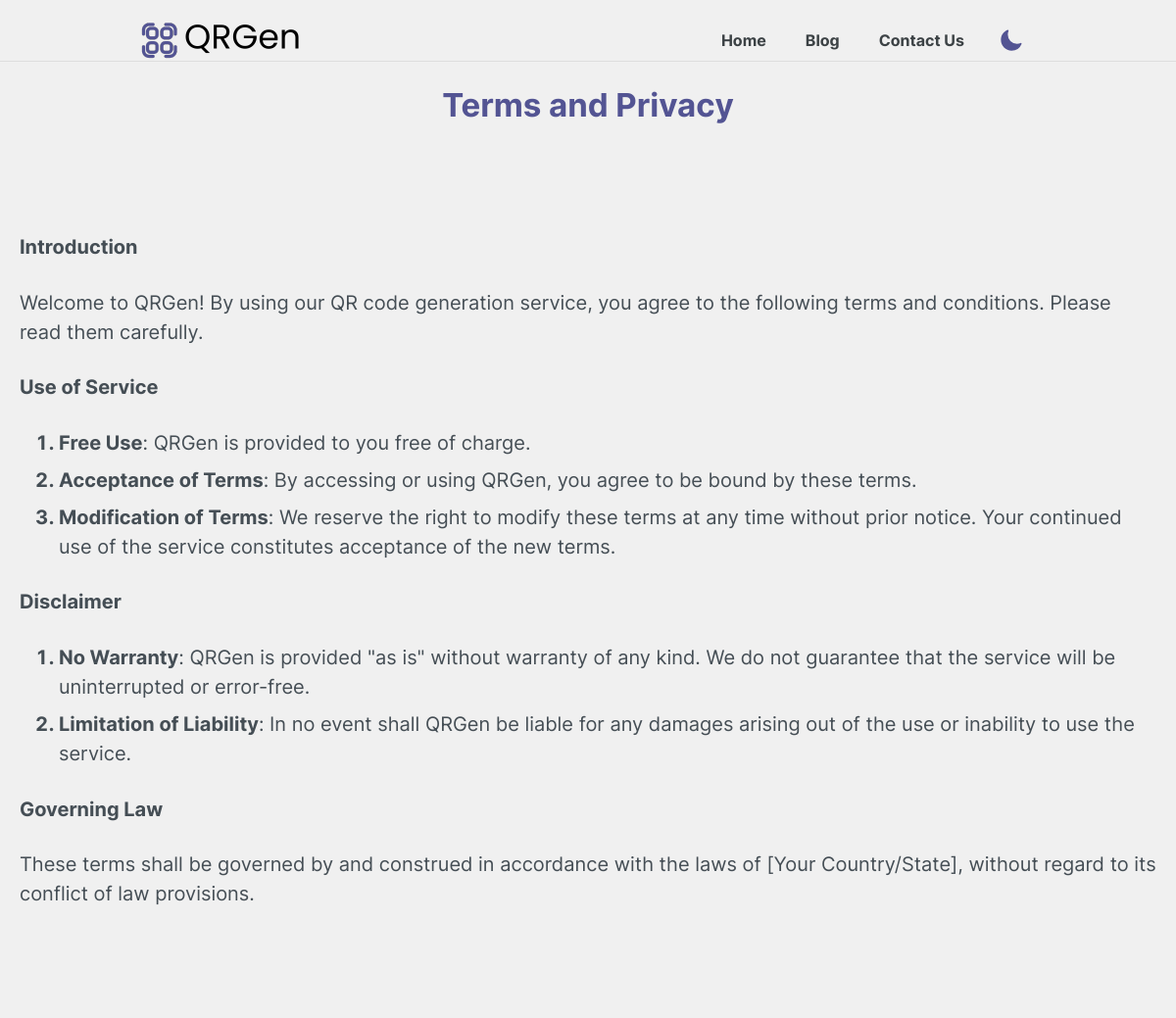
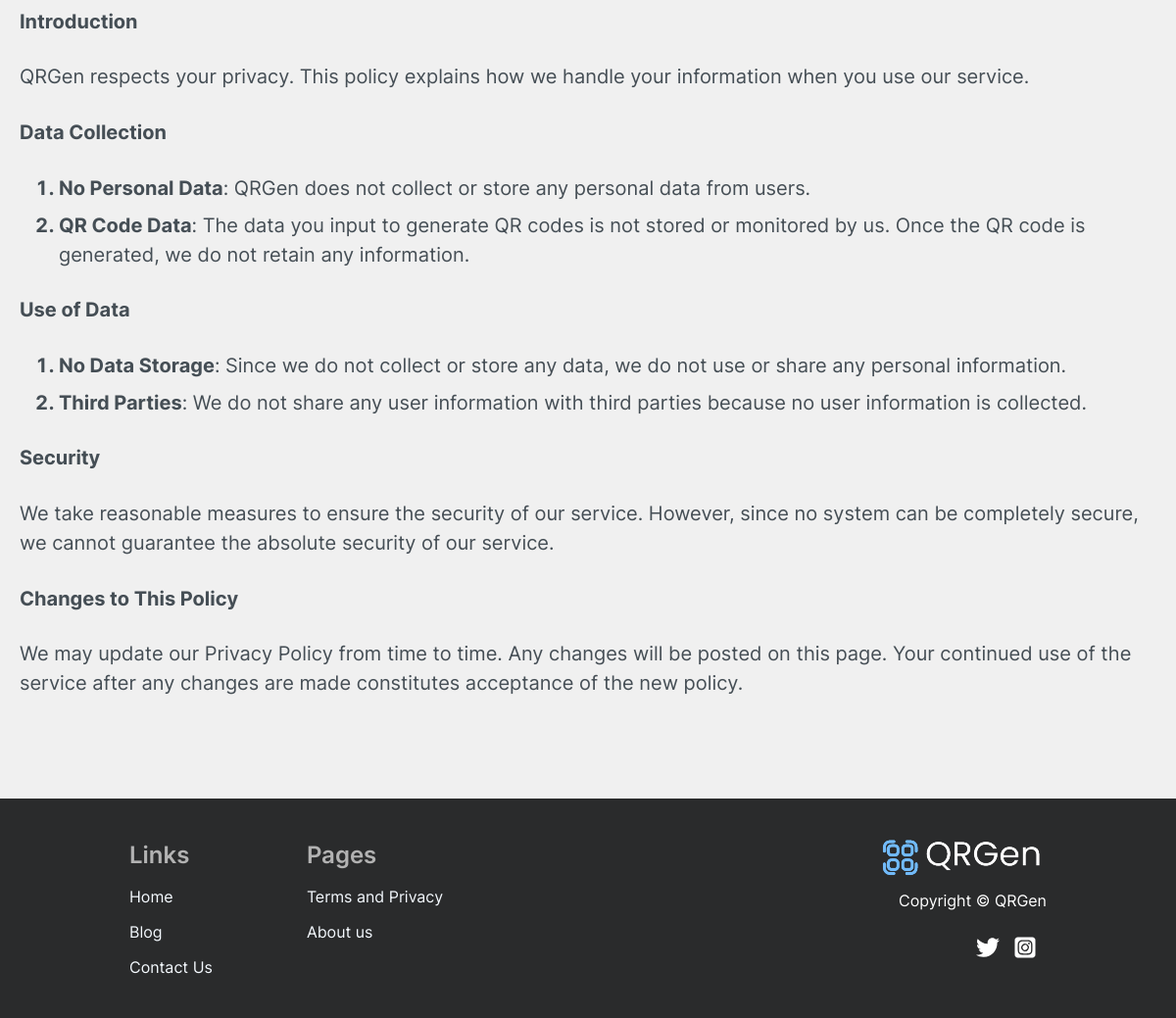
/page.php?id=18, run on the app's committed database (2 pictures, top to bottom).
### tables this page shows
CREATE TABLE `header_links` (
  `id` int NOT NULL,
  `title` varchar(100) NOT NULL,
  `url` varchar(255) NOT NULL,
  `enabled` tinyint(1) NOT NULL DEFAULT '1'
);

CREATE TABLE `pages` (
  `id` int NOT NULL,
  `title` varchar(255) NOT NULL,
  `content` text NOT NULL,
  `meta_description` varchar(500) DEFAULT NULL,
  `keywords` varchar(500) DEFAULT NULL,
  `include_header` tinyint(1) NOT NULL DEFAULT '0',
  `include_footer` tinyint(1) NOT NULL DEFAULT '0',
  `include_both` tinyint(1) NOT NULL DEFAULT '0'
);

CREATE TABLE `seo_metadata` (
  `id` int NOT NULL,
  `title` varchar(500) NOT NULL,
  `seo_description` varchar(500) DEFAULT NULL,
  `seo_keywords` varchar(500) DEFAULT NULL,
  `open_graph_title` varchar(500) DEFAULT NULL,
  `open_graph_description` varchar(500) DEFAULT NULL,
  `index_page_title` varchar(500) DEFAULT NULL,
  `index_page_lead_paragraph` text,
  `footer_content` text
);

CREATE TABLE `social_media` (
  `id` int NOT NULL,
  `name` varchar(100) NOT NULL,
  `icon_class` varchar(16000) NOT NULL,
  `link` varchar(255) NOT NULL
);

### page.php (the view, shortened to what this page needs)
<?php
function convertToEmbedLink($directLink)
{
  $matches = [];
  preg_match('/\/chat\/([a-zA-Z0-9\/]+)\/?/', $directLink, $matches);
  if (isset($matches[1])) {
    $embedLink = "https://embed.tawk.to/{$matches[1]}";
    return $embedLink;
  } else {
    return $directLink;
  }
}
$tawkToDirectLink = $_ENV['TAWKTO_WIDGET_LINK'];
$tawkToEmbedLink = convertToEmbedLink($tawkToDirectLink);
        ?>
        <?php
include('header.php');
$pageId = $_GET['id'] ?? null;
if ($pageId !== null) {
    $host = $_ENV['DB_HOST'] ?? 'localhost';
    $port = $_ENV['DB_PORT'] ?? 3306;
    $dbname = $_ENV['DB_NAME'] ?? '';
    $user = $_ENV['DB_USER'] ?? '';
    $pass = $_ENV['DB_PASS'] ?? '';
    try {
        $pdo = new PDO("mysql:host=$host;port=$port;dbname=$dbname", $user, $pass);
        $pdo->setAttribute(PDO::ATTR_ERRMODE, PDO::ERRMODE_EXCEPTION);
        $stmt = $pdo->prepare("SELECT title, content, meta_description, keywords FROM pages WHERE id = ?");
        $stmt->execute([$pageId]);
        $page = $stmt->fetch(PDO::FETCH_ASSOC);
        if ($page) {
            echo "<!DOCTYPE html>
                    <html lang='en'>
                    <head>
                        <title>{$page['title']}</title>
                        <meta name='description' content='{$page['meta_description']}'>
                        <meta name='keywords' content='{$page['keywords']}'>
                          <link rel='stylesheet' href='styles.css'>
                <link rel='stylesheet' href='static/assets/css/styles.min.css'>
                    s1.src = '<?php echo $tawkToEmbedLink; ?>';
                    </head>
            background: " . getCssValue('body', 'background', $pdo) . ";
            color: " . getCssValue('.c3', 'color', $pdo) . ";
            background: " . getCssValue('.dark body', 'background', $pdo) . ";
            color: " . getCssValue('.dark .dark-c8', 'color', $pdo) . ";
            color: " . getCssValue('.c3', 'color', $pdo) . ";
            color: " . getCssValue('.c3', 'color', $pdo) . ";
            color: " . getCssValue('.c3', 'color', $pdo) . ";
            background-color: " . getCssValue('.c3', 'color', $pdo) . ";
                    <body>";
            echo "<div id='content'>
        <h1 class='h1 h2 h3 dark-c8'>{$page['title']}</h1>
         <div class='c2 dark-c4 fs16 fs20-S'>
                                <p class='mb48'>{$page['content']}</p>
                            </div>
                </div>";
            echo "</body></html>";
        } else {
            echo "<p>Page not found</p>";
        }
    } catch(PDOException $e) {
        error_log("Database connection error: " . $e->getMessage());
        die("ERROR: Could not connect. " . $e->getMessage());
    }
} else {
    echo "<p>Page ID not provided</p>";
}
include('footer.php');
?>
<head>

### header.php (shortened to what this page needs)
<?php
$host = $_ENV['DB_HOST'] ?? 'localhost';
$port = $_ENV['DB_PORT'] ?? 3306;
$dbname = $_ENV['DB_NAME'] ?? '';
$user = $_ENV['DB_USER'] ?? '';
$pass = $_ENV['DB_PASS'] ?? '';
try {
    $pdo = new PDO("mysql:host=$host;port=$port;dbname=$dbname", $user, $pass);
    $pdo->setAttribute(PDO::ATTR_ERRMODE, PDO::ERRMODE_EXCEPTION);
} catch(PDOException $e) {
    error_log("Database connection error: " . $e->getMessage());
    die("ERROR: Could not connect. " . $e->getMessage());
}
try {
    $stmt = $pdo->query("SELECT * FROM `social_media`");
    $socialMediaLinks = $stmt->fetchAll(PDO::FETCH_ASSOC);
} catch(PDOException $e) {
    error_log("Error fetching SEO data: " . $e->getMessage());
}
 try {
        $pdo = new PDO("mysql:host=$host;port=$port;dbname=$dbname", $user, $pass);
        $pdo->setAttribute(PDO::ATTR_ERRMODE, PDO::ERRMODE_EXCEPTION);
    } catch(PDOException $e) {
        error_log("Database error: " . $e->getMessage());
    }
$stmt = $pdo->prepare("SELECT id, title, url FROM header_links WHERE enabled = 1");
$stmt->execute();
$headerLinks = $stmt->fetchAll(PDO::FETCH_ASSOC);
$darkmode = $_ENV['DARKMODE'] === 'true';
?>
  <link rel="stylesheet" href="styles.css">
  <link rel="stylesheet" href="static/assets/css/styles.min.css">
<header class="pt20">
    <div class="container">
        <div class="R aic gx16">
            <div class="C">
           <a class="button" href="index.php">
                    <img class="logo" src="/admin/uploads/logo.png" alt="" height="auto">
                </a>
            </div>
<div class="C0    " id="headerLinks">
    <ul class="header-links">
        <?php
        foreach ($headerLinks as $link) {
            echo '<li><a href="' . htmlspecialchars($link['url']) . '" class="c2 dark-c4 fs20 fs32-M">' . htmlspecialchars($link['title']) . '</a></li>';
        }
        ?>
    </ul>
</div>
            <div class="C0">
                <div class=" gtranslate_wrapper"></div>
</div>
<div class="C0 ">
    <?php if ($darkmode): ?>
        <div class="wh60 c3 c3 dark-c8  container">
            <label class="icon wh60 c3 c3 dark-c8 mr8 toggle" for="darkModeSwitch">
                <div class="icon icon--moon">
                </div>
            </label>
        </div>
    <?php endif; ?>
</div>
</header>

### footer.php (shortened to what this page needs)
 <?php
$host = $_ENV['DB_HOST'] ?? 'localhost';
$port = $_ENV['DB_PORT'] ?? 3306;
$dbname = $_ENV['DB_NAME'] ?? '';
$user = $_ENV['DB_USER'] ?? '';
$pass = $_ENV['DB_PASS'] ?? '';
try {
    $pdo = new PDO("mysql:host=$host;port=$port;dbname=$dbname", $user, $pass);
    $pdo->setAttribute(PDO::ATTR_ERRMODE, PDO::ERRMODE_EXCEPTION);
} catch(PDOException $e) {
    error_log("Database connection error: " . $e->getMessage());
    die("ERROR: Could not connect. " . $e->getMessage());
}
try {
    $stmt = $pdo->query("SELECT * FROM seo_metadata WHERE id = 2");
    $seoData = $stmt->fetch(PDO::FETCH_ASSOC);
} catch(PDOException $e) {
    error_log("Error fetching SEO data: " . $e->getMessage());
}
    $stmt = $pdo->query("SELECT * FROM `social_media`");
    $socialMediaLinks = $stmt->fetchAll(PDO::FETCH_ASSOC);
$stmt = $pdo->prepare("SELECT id, title FROM pages WHERE include_footer = 1");
$stmt->execute();
$footerPages = $stmt->fetchAll(PDO::FETCH_ASSOC);
?>
<link rel="stylesheet" href="https://cdnjs.cloudflare.com/ajax/libs/font-awesome/5.15.4/css/all.min.css" />
 <footer class="py40 mta bgc6">
    <div class="container">
        <div class="R gy48 gx48">
            <div class="C0-M mr72-L">
                  <div class="C0-M">
   <div class="c7 fs24 fw6 mb12">Links</div>
<div class="gy12">
    <?php foreach ($headerLinks as $link): ?>
        <div><a href="<?php echo htmlspecialchars($link['url']); ?>" class="link2 c4"><?php echo htmlspecialchars($link['title']); ?></a></div>
    <?php endforeach; ?>
</div>
          </div>
        </div>
<div class="C0-M" style="margin-bottom: 10px;">
                <div class="c7 fs24 fw6 mb12">Pages</div>
                <div class="gy12">
                    <?php foreach ($footerPages as $page): ?>
                        <div><a href="page.php?id=<?php echo $page['id']; ?>" class="link2 c4"><?php echo htmlspecialchars($page['title']); ?></a></div>
                    <?php endforeach; ?>
                    </div>
        </div>
        <div class="C-M tar-M"><img class="mb12" src="/admin/uploads/logodark.png" alt="">
<div>
    <p id="copyright" class="mt-3">
        <?= htmlspecialchars($seoData['footer_content'] ?? '') ?>
    </p>
    <div class="social-media-icons">
        <ul>
            <?php foreach ($socialMediaLinks as $socialMediaLink): ?>
                <li style="display: inline-block; margin-right: 10px;">
                    <a href="<?php echo htmlspecialchars($socialMediaLink['link']); ?>">
                        <?php echo $socialMediaLink['icon_class']; ?>
                    </a>
                </li>
            <?php endforeach; ?>
        </ul>
    </div>
</div>
    </div>
  </footer>

### styles.css (style rules this page uses)
label { display: block; margin-bottom: 10px; }
.header-links { list-style-type: none; display: flex; justify-content: right; align-items: right; margin: 0; padding: 0; }
.header-links li { margin-right: 40px; }
.header-links li:last-child { margin-right: 0; }
.header-links li a { color: #3c4245; font-weight: bold; text-decoration: none; font-size: 16px; transition: color 0.3s; }
.gtranslate_wrapper { top: 1px; right: 10px; }
#copyright { color: white; }

### header.php (style rules this page uses)
.toggle { width: 10px; height: 10px; border-radius: auto; display: grid; place-items: center; cursor: pointer; line-height: -3; margin-left: -17px; }
.icon { grid-column: 1 / 1; grid-row: 1 / 1; transition: transform 500ms; }
.icon--moon { transition-delay: 200ms; }
header.pt20 { padding-top: 20px; background-color: ; border-bottom: 1px solid rgba(204, 204, 204, 0.5); }
.social-media-icons ul li a svg { width: 5px; height: 5px; }
.social-media-icons { position: relative; text-align: center; }
.social-media-icons ul { margin: 0; padding: 0; list-style-type: none; }
.social-media-icons ul li { display: inline-block; margin-right: 10px; vertical-align: middle; }
.social-media-icons ul li:last-child { margin-right: 0; }
.social-media-icons ul li a svg { width: 9px; height: 9px; fill: #fff; }

### page.php (style rules this page uses)
#content { text-align: auto; margin: auto; width: auto; max-width: auto; padding: 20px; border-radius: 10px; }
.h1 { text-align: center; }

### footer.php (style rules this page uses)
.social-media-icons ul li a svg { width: 24px; height: 24px; }
.social-media-icons { position: relative; text-align: right; }
.social-media-icons ul { margin: 0; padding: 0; list-style-type: none; }
.social-media-icons ul li { display: inline-block; margin-right: 10px; vertical-align: middle; }
.social-media-icons ul li:last-child { margin-right: 0; }
.social-media-icons ul li a svg { width: 24px; height: 24px; fill: #fff; }

### data on the page
header_links: title "Home"
header_links: title "Blog"
header_links: title "Contact Us"
pages: title "Terms and Privacy", content "Introduction Welcome to QRGen! By using our QR code generation service, you agree to the following terms and conditions. Please read them carefully. Use of Service Free Use : QRGen is provided to you free of charge. Acceptance of Terms : By accessing or using QRGen, you agree to be bound by these terms. Modification of Terms : We reserve the right to modify these terms at any time without prior notice. Your continued use of the service constitutes acceptance of the new terms. Disclaimer No Warranty : QRGen is provided \"as is\" without warranty of any kind. We do not guarantee that the service will be uninterrupted or error-free. Limitation of Liability : In no event shall QRGen be liable for…"
pages: title "About us"
seo_metadata: footer_content "Copyright © QRGen"
